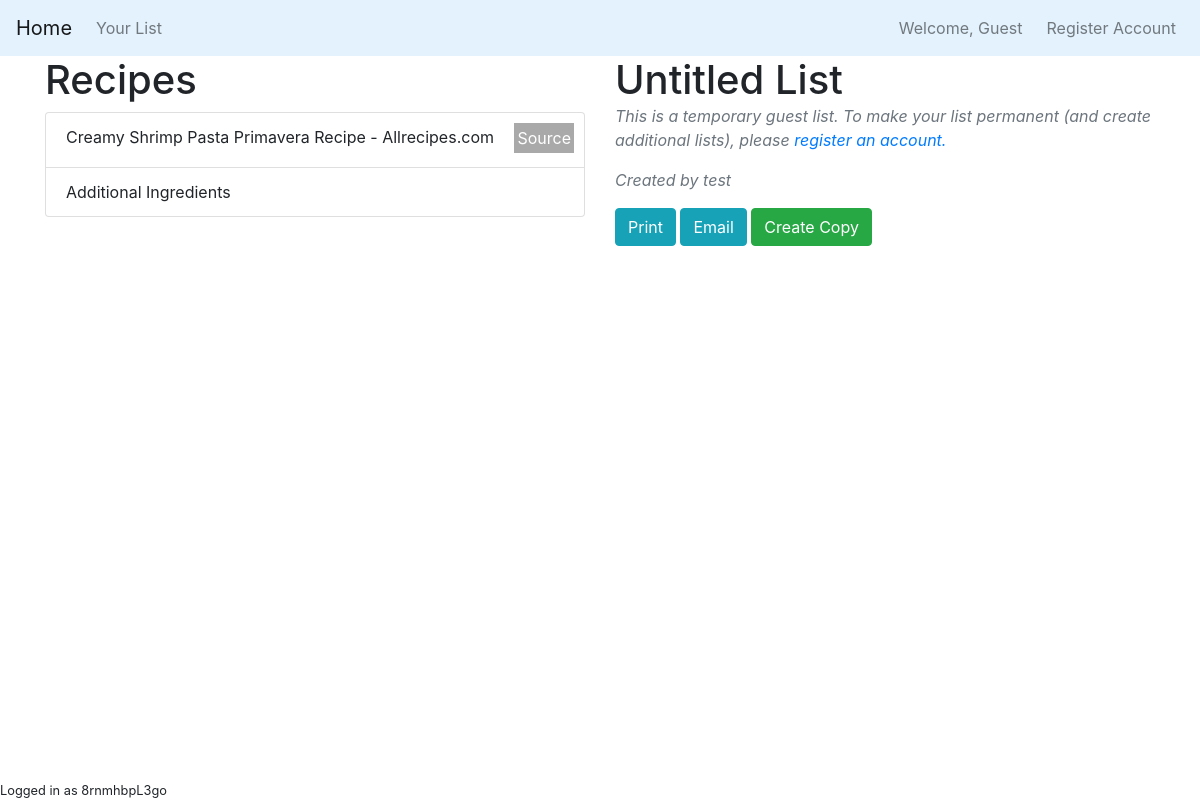
/list/CYFW2RVATOs (signed in), run on the app's committed database.
### grocerylistapp/models.py (models this page shows, shortened)
class User(db.Model, UserMixin):
    id = db.Column(db.Integer, primary_key=True)
    username = db.Column(db.String(20), unique=True, nullable=False)
    email = db.Column(db.String(120), unique=True, nullable=False)
    email_validated = db.Column(db.Boolean, default=False)
    password = db.Column(db.String(60), nullable=False)
    temporary = db.Column(db.Boolean, default=False)  # determines if user account is temporary (for guest users)
    checklists = db.relationship('CompiledList', backref='user', lazy=True)  # the user's grocery lists

class RecipeList(db.Model):
    id = db.Column(db.Integer, primary_key=True)  # the primary key
    name = db.Column(db.String, nullable=False)  # name for recipe (from url)
    hex_name = db.Column(db.String(20), unique=True, nullable=False)  # name for database #TODO use hex_id() function
    hex_color = db.Column(db.String(6), nullable=False)  # randomly generated color for use in lists
    image_file = db.Column(db.String(20), nullable=False, default='default.jpg')  # image for list
    recipe_url = db.Column(db.String(200))
    compiled_list = db.Column(db.ForeignKey('compiled_list.id'))    # the id of the compiled list
    lines = db.relationship('RawLine', backref='rlist', lazy=True)  # the lines of the list

class CompiledList(db.Model):
    id = db.Column(db.Integer, primary_key=True)    # the primary key
    name = db.Column(db.String(20), nullable=False, default="Unnamed List")  # user created name, optional
    hex_name = db.Column(db.String(20), unique=True, nullable=False)  # name for database #TODO use hex_id() function
    lines = db.relationship('CleanedLine', backref='list', lazy=True)  # cleaned lines for the list
    recipes = db.relationship('RecipeList', backref='complist', lazy=True)  # all recipes that are in the compiled list
    user_id = db.Column(db.ForeignKey('user.id'), nullable=False)  # the id of the user who made the list

### grocerylistapp/checklist/routes.py (the view)
@checklist.route('/list/<string:hex_name>', methods=['GET', 'POST'])
def compiled_list(hex_name):
    recipe_form = RecipeURLForm(prefix="recipe")
    custom_recipe_form = CustomRecipeForm(prefix="custom-recipe")
    export_to_pdf_form = ExportToPDFForm(prefix="export-pdf")
    export_to_email_form = ExportToEmailForm(prefix="email")
    comp_list = CompiledList.query.filter_by(hex_name=hex_name).first_or_404()
    list_lines = CleanedLine.query.filter_by(list=comp_list).all()
    sort_list(list_lines)
    user_is_owner = current_user.id == comp_list.user_id
    creator = current_user if user_is_owner else User.query.get(comp_list.user_id)
    recipe_list = RecipeList.query.filter_by(complist=comp_list).all()
    if recipe_form.validate_on_submit():
        new_recipe = create_recipe_from_url(recipe_form.url.data)
        return redirect(url_for('recipe.clean_recipe', list_name=hex_name, new_recipe=new_recipe.hex_name))
    if custom_recipe_form.validate_on_submit():
        new_recipe = create_recipe_from_text("Untitled Recipe", custom_recipe_form.recipe_lines.data)
        new_recipe.complist = comp_list
        return redirect(url_for('recipe.clean_recipe', list_name=comp_list.hex_name, new_recipe=new_recipe.hex_name))
    if export_to_email_form.validate_on_submit():
        email_list(export_to_email_form.email.data, comp_list, list_lines, recipe_list)
        flash('Email sent successfully!', 'success')
        return redirect(url_for('list.compiled_list', hex_name=hex_name))
    list_lines = [CompiledIngredientLine(line) for line in list_lines]
    recipe_list.reverse()
    grocery_lists = CompiledList.query.filter_by(user_id=current_user.id)
    return render_template('list_page.html', grocery_lists=grocery_lists, comp_list=comp_list,
                           list_lines=list_lines, recipe_form=recipe_form,
                           recipe_list=recipe_list, custom_recipe_form=custom_recipe_form,
                           export_to_pdf_form=export_to_pdf_form, export_to_email_form=export_to_email_form,
                           user_is_owner=user_is_owner, creator=creator)

### grocerylistapp/checklist/utils.py (called while the page is built)
def sort_list(list_lines):
    def sort_by_index(e):
        print(e.index_in_list)
        return e.index_in_list
    list_lines.sort(key=sort_by_index)

### grocerylistapp/models.py (called while the page is built)
@login_manager.user_loader
def load_user(user_id):
    print(user_id)
    return User.query.get(user_id)

### grocerylistapp/templates/list_page.html (shortened to what this page needs)
{% extends 'layout.html' %}
{% block content %}
    <div class="row">
      <div class="col-md-6">
        <h1> Recipes </h1>
          <div id="recipe-list" class="list-group">
              {% for recipe in recipe_list %}
                <div role="button" class="recipe-button list-group-item">
                    {{recipe.name}}
                    {% if recipe.recipe_url %}
                        <a href={{recipe.recipe_url}} target="_blank" class="source-button well">Source</a>
                    {% endif %}
                </div>
              {% endfor %}
          </div>
      </div>
      <div class="col-md-6">
          <div id="complist-name-div">
              <h1 id="complist-name">{{ comp_list.name }}</h1>
          </div>
          {% if current_user.temporary %}
          <div>
              <p class="font-italic text-muted">This is a temporary guest list. To make your list permanent (and create additional lists), please
                  <a href="{{ url_for('account.register') }}">register an account.</a>
              </p>
          </div>
          {% endif %}
          {% if not user_is_owner %}
          <div>
              <p class="font-italic text-muted">Created by {{creator.username}}</p>
          </div>
          {% endif %}
          <div id="list-tool-panel">
              <button data-toggle="modal" data-target="#printModal" class="btn btn-info">Print</button>
              <button data-toggle="modal" data-target="#exportModal" class="btn btn-info">Email</button>
              {% if not user_is_owner %}
              <a href="{{url_for('checklist.copy_list', hex_name=comp_list.hex_name)}}" class="btn btn-success">Create Copy</a>
              {% endif %}
          </div>
      </div>
    </div>
{% endblock content %}

### grocerylistapp/templates/layout.html (shortened to what this page needs)
<!DOCTYPE html>
<html lang="en">
<head>
    <link rel="stylesheet" href="https://stackpath.bootstrapcdn.com/bootstrap/4.4.1/css/bootstrap.min.css">
    <link rel="stylesheet" href="{{url_for('static', filename='main.css')}}">
</head>
<body>
<nav class="navbar navbar-light navbar-expand-sm" style="background-color: #e3f2fd;">
    <a class="navbar-brand" href="{{ url_for('main.home') }}">Home</a>
        <div class="collapse navbar-collapse" id="myNavbar">
            <ul class="nav navbar-nav">
                {% if current_user.is_authenticated %}
                    {% if not current_user.temporary %}
                        {% if grocery_lists %}
                            <li class="nav-item dropdown">
                                <a class="nav-link" data-toggle="dropdown" href="#" role="button">
                                    My Lists
                                </a>
                                <div class="dropdown-menu">
                                    {% for list in grocery_lists %}
                                        <a class="nav-link dropdown-item" id="link-{{list.hex_name}}" href="{{url_for('checklist.compiled_list', hex_name=list.hex_name)}}">{{ list.name }} ({{ list.hex_name }})</a>
                                    {% endfor %}
                                </div>
                            </li>
                        {% endif %}
                        <li class="nav-item"><a class="nav-link" href="{{ url_for('checklist.create_list_page') }}">Create New List</a></li>
                    {% else %}
                        <li class="nav-item"><a class="nav-link" href="{{ url_for('checklist.compiled_list', hex_name=grocery_lists[0].hex_name) }}">Your List</a></li>
                    {% endif %}
            </ul>
                <ul class="navbar-nav ml-auto">
                    <li class="nav-item navbar-text mr-3">Welcome, {{current_user.username if not current_user.temporary else "Guest"}}</li>
                    {% if current_user.temporary %}
                        <li class="nav-item"><a class="nav-link" href="{{ url_for('account.register') }}">Register Account</a></li>
                    {% else %}
                        <li class="nav-item"><a class="nav-link" href="{{ url_for('account.settings') }}">Settings</a></li>
                        <li class="nav-item"><a class="nav-link" href="{{ url_for('account.logout') }}">Logout</a></li>
                    {% endif %}
                {% endif %}
            </ul>
        </div>
</nav>
<div class="container" role="main">
    {% block content %}{% endblock %}
    {% if current_user.is_authenticated%}
    <small class="fixed-bottom">Logged in as {{current_user.username}}</small>
    {% endif %}
</div>
</body>
</html>

### grocerylistapp/static/main.css (style rules this page uses)
#complist-name { display: inline; }
.source-button { float: right; background-color: darkgray; color: white; padding: 3px; position: relative; bottom: 2px; left: 10px; margin: 0px; }
#list-tool-panel { padding-bottom: 10px; }

### data on the page
User: temporary "Guest", username "8rnmhbpL3go"
RecipeList: name "Creamy Shrimp Pasta Primavera Recipe - Allrecipes.com"
RecipeList: name "Additional Ingredients"
CompiledList: name "Untitled List"
User: username "test"
